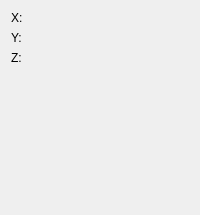
        <widget class="QWidget" name="page11_vertex">
         <layout class="QGridLayout" name="gridLayout_9">
          <item row="0" column="0">
           <layout class="QGridLayout" name="gridLayout_4">
            <item row="0" column="0">
             <widget class="QLabel" name="label_X_Axis">
              <property name="text">
               <string>X:</string>
              </property>
              <property name="alignment">
               <set>Qt::AlignLeading|Qt::AlignLeft|Qt::AlignVCenter</set>
              </property>
             </widget>
            </item>
            <item row="1" column="0">
             <widget class="QLabel" name="label_Y_Axis">
              <property name="text">
               <string>Y:</string>
              </property>
              <property name="alignment">
               <set>Qt::AlignLeading|Qt::AlignLeft|Qt::AlignVCenter</set>
              </property>
             </widget>
            </item>
            <item row="2" column="0">
             <widget class="QLabel" name="label_Z_Axis">
              <property name="text">
               <string>Z:</string>
              </property>
              <property name="alignment">
               <set>Qt::AlignLeading|Qt::AlignLeft|Qt::AlignVCenter</set>
              </property>
             </widget>
            </item>
            <item row="0" column="1">
             <widget class="Gui::QuantitySpinBox" name="vertexX">
              <property name="unit" stdset="0">
               <string notr="true">mm</string>
              </property>
              <property name="value">
               <double>0.000000000000000</double>
              </property>
             </widget>
            </item>
            <item row="1" column="1">
             <widget class="Gui::QuantitySpinBox" name="vertexY">
              <property name="unit" stdset="0">
               <string notr="true">mm</string>
              </property>
              <property name="value">
               <double>0.000000000000000</double>
              </property>
             </widget>
            </item>
            <item row="2" column="1">
             <widget class="Gui::QuantitySpinBox" name="vertexZ">
              <property name="unit" stdset="0">
               <string notr="true">mm</string>
              </property>
              <property name="value">
               <double>0.000000000000000</double>
              </property>
             </widget>
            </item>
           </layout>
          </item>
          <item row="1" column="0">
           <spacer name="verticalSpacer_3">
            <property name="orientation">
             <enum>Qt::Vertical</enum>
            </property>
            <property name="sizeHint" stdset="0">
             <size>
              <width>20</width>
              <height>139</height>
             </size>
            </property>
           </spacer>
          </item>
         </layout>
        </widget>
